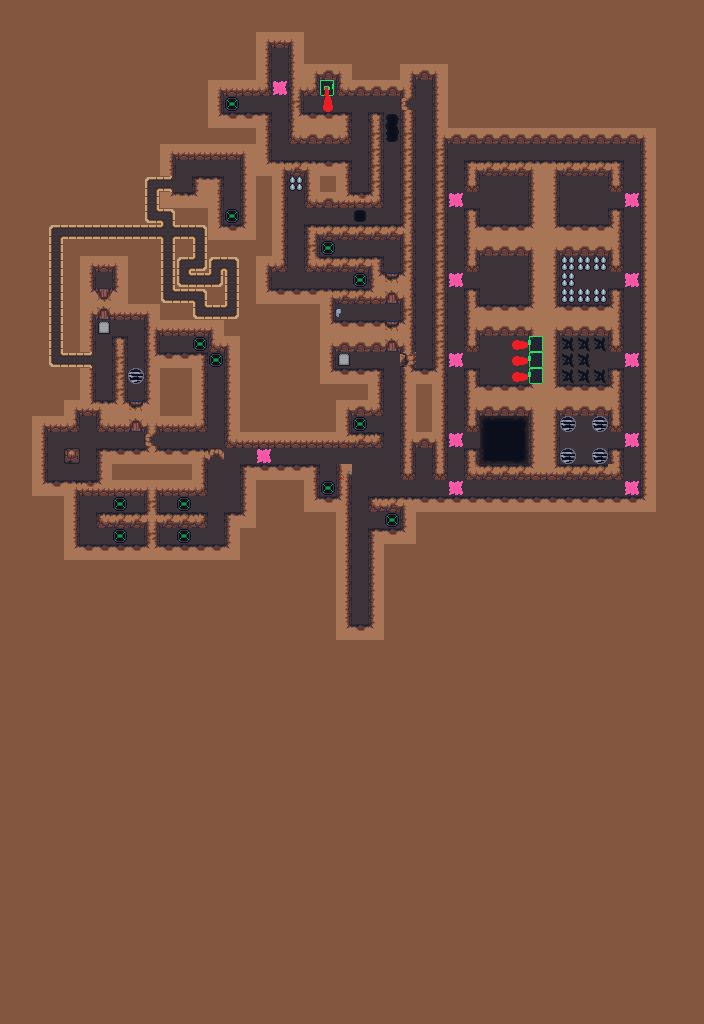

This is a level from a 2D game, rendered from its Tiled map with the project's own tilesets. A one-line summary and the map file follow, with tile-layer data summarised:
An orthogonal 44x64 tile map with 16x16 px tiles, 4 tile layers (Art_Base, Art_Gameplay, SlimeCover, Art_AbovePlayer), 1 hidden layer not drawn, 3 tilesets and 19 objects (spawn).

<map version="1.2" tiledversion="1.2.2" orientation="orthogonal" renderorder="right-down" width="44" height="64" tilewidth="16" tileheight="16" infinite="0" backgroundcolor="#83573f" nextlayerid="7" nextobjectid="40">
 <tileset firstgid="1" source="tileset/GameplayTileset.tsx" />
 <tileset firstgid="33" source="tileset/SlimeCave.tsx" />
 <tileset firstgid="584" source="tileset/GameplayImages.tsx" />
 <layer id="1" name="Art_Base" width="44" height="64" locked="1">
  <data>[2816 cells, 886 non-empty, 42 distinct tile ids]</data>
 </layer>
 <layer id="2" name="Art_Gameplay" width="44" height="64" locked="1">
  <properties>
   <property name="Modify" value="" />
  </properties>
  <data>[2816 cells, 123 non-empty, 34 distinct tile ids]</data>
 </layer>
 <layer id="6" name="SlimeCover" width="44" height="64">
  <data>[2816 cells, 0 non-empty, 0 distinct tile ids]</data>
 </layer>
 <layer id="3" name="Art_AbovePlayer" width="44" height="64">
  <properties>
   <property name="Front" value="" />
  </properties>
  <data>[2816 cells, 15 non-empty, 8 distinct tile ids]</data>
 </layer>
 <layer id="4" name="Gameplay" width="44" height="64" visible="0" locked="1" opacity="0.38">
  <data>[2816 cells, 650 non-empty, 21 distinct tile ids]</data>
 </layer>
 <objectgroup id="5" name="Properties" locked="1">
  <object id="13" x="496" y="192" width="16" height="16">
   <properties>
    <property name="direction" value="vertical" />
   </properties>
  </object>
  <object id="14" x="576" y="176" width="16" height="16">
   <properties>
    <property name="direction" value="horizontal" />
   </properties>
  </object>
  <object id="15" x="576" y="208" width="16" height="16">
   <properties>
    <property name="direction" value="horizontal" />
   </properties>
  </object>
  <object id="17" x="224" y="96" width="16" height="16">
   <properties>
    <property name="location" value="22,26" />
   </properties>
  </object>
  <object id="18" x="352" y="416" width="16" height="16">
   <properties>
    <property name="location" value="14,6" />
   </properties>
  </object>
  <object id="19" x="208" y="352" width="16" height="16">
   <properties>
    <property name="location" value="12,21" />
   </properties>
  </object>
  <object id="20" x="192" y="336" width="16" height="16">
   <properties>
    <property name="location" value="13,22" />
   </properties>
  </object>
  <object id="24" x="320" y="480" width="16" height="16">
   <properties>
    <property name="location" value="14,13" />
   </properties>
  </object>
  <object id="25" x="224" y="208" width="16" height="16">
   <properties>
    <property name="location" value="20,30" />
   </properties>
  </object>
  <object id="26" x="320" y="240" width="16" height="16">
   <properties>
    <property name="location" value="22,17" />
   </properties>
  </object>
  <object id="27" x="352" y="272" width="16" height="16">
   <properties>
    <property name="location" value="20,15" />
   </properties>
  </object>
  <object id="28" x="80" y="416" width="16" height="16">
   <properties>
    <property name="onPass" value="setGate(8,25,open;8,26,open)" />
   </properties>
  </object>
  <object id="29" name="spawn" x="368" y="464" width="16" height="16" />
  <object id="30" x="336" y="352" width="16" height="16">
   <properties>
    <property name="onPass" value="setGate(24,20,open;24,21,open)" />
   </properties>
  </object>
  <object id="31" x="320" y="304" width="16" height="16">
   <properties>
    <property name="onHit" value="setGate(24,17,open;24,18,open)" />
   </properties>
  </object>
  <object id="34" x="176" y="496" width="16" height="16">
   <properties>
    <property name="location" value="7,31" />
   </properties>
  </object>
  <object id="36" x="112" y="496" width="16" height="16">
   <properties>
    <property name="location" value="11,31" />
   </properties>
  </object>
  <object id="37" x="112" y="528" width="16" height="16">
   <properties>
    <property name="location" value="11,33" />
   </properties>
  </object>
  <object id="38" x="176" y="528" width="16" height="16">
   <properties>
    <property name="location" value="7,33" />
   </properties>
  </object>
 </objectgroup>
</map>
